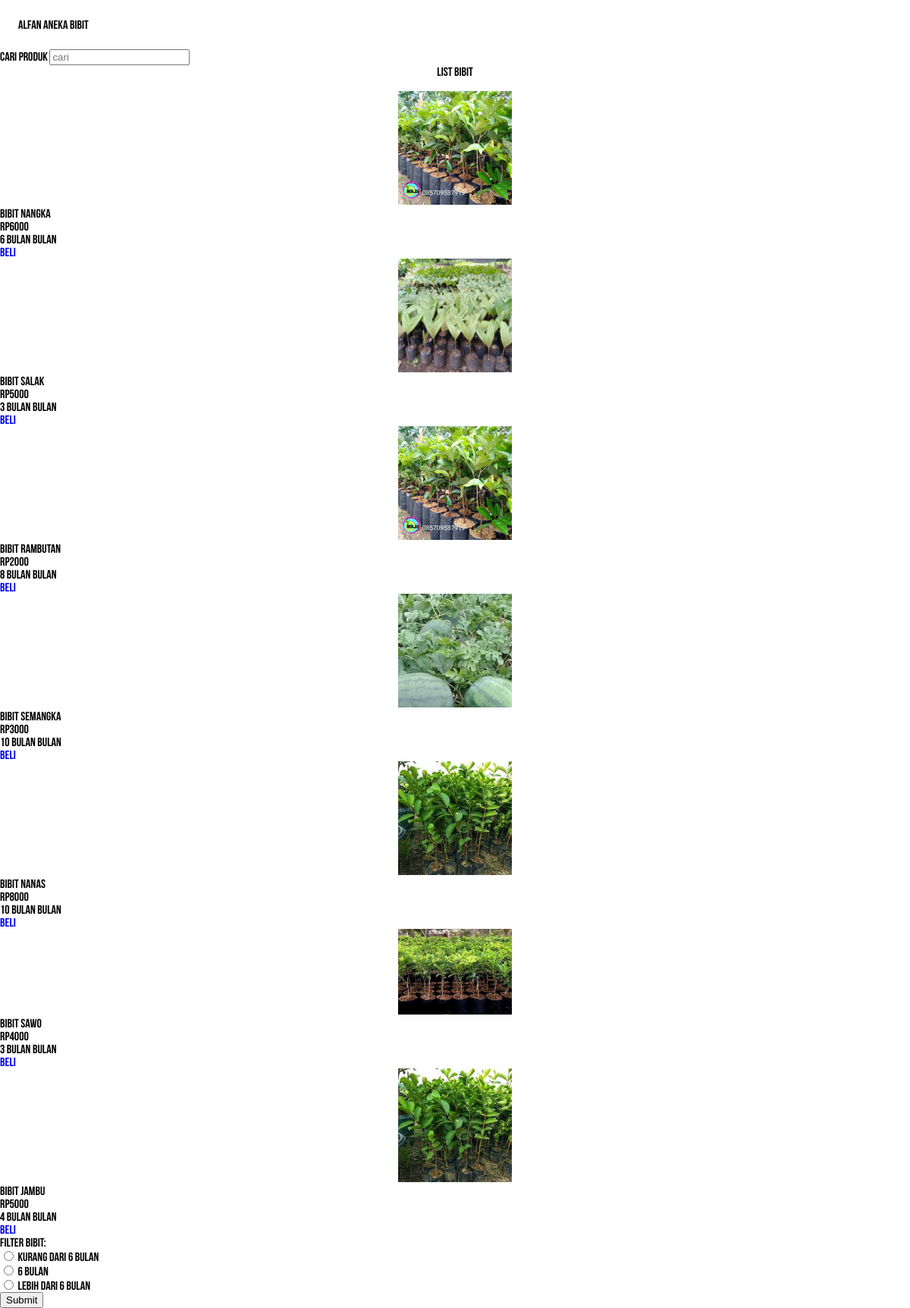
/list_bibit2.php, run on an earlier commit of the app's database.
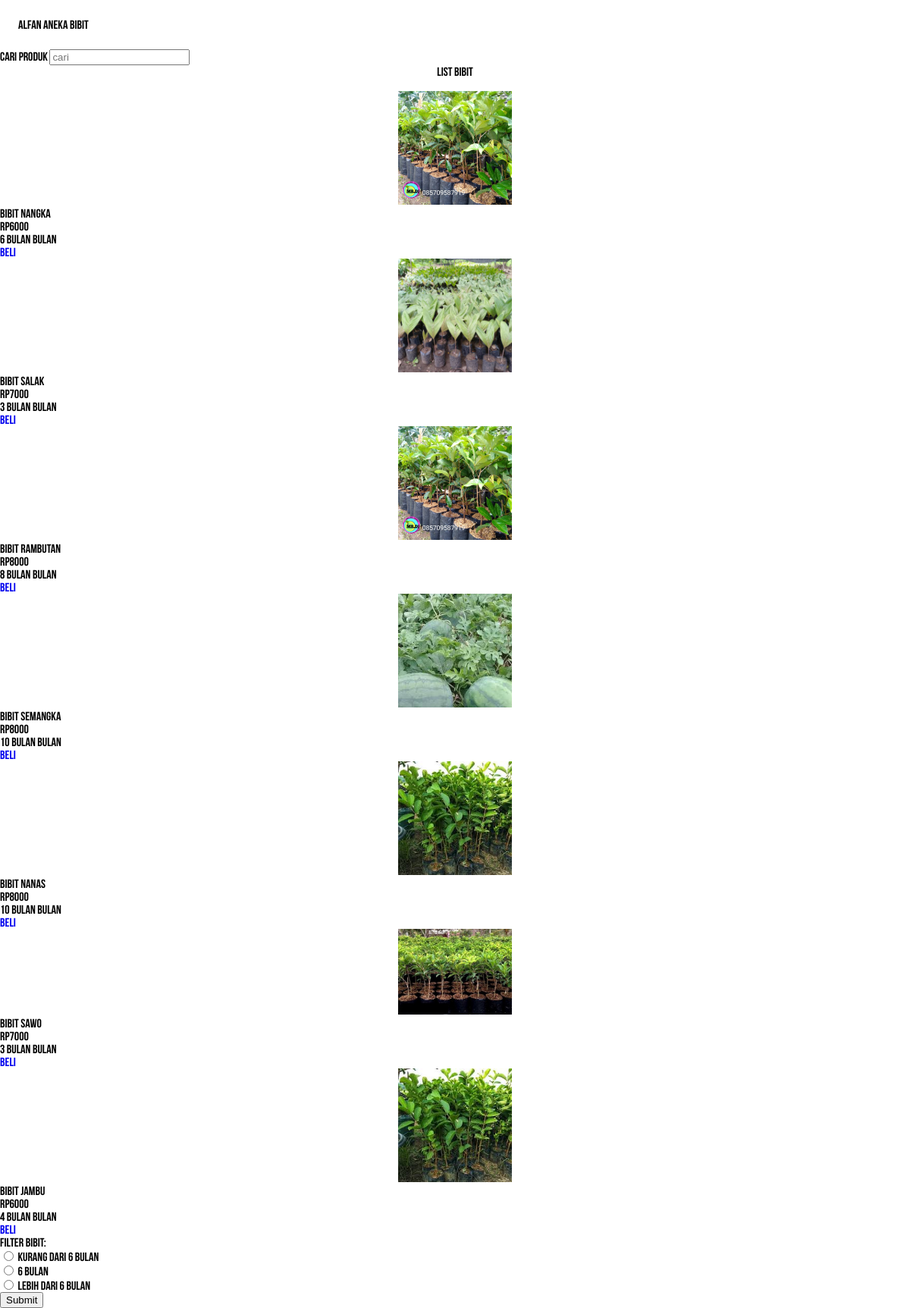
And on a later commit of the database.
### tables this page shows
CREATE TABLE `barang` (
  `idbarang` int(11) NOT NULL,
  `nama_barang` varchar(45) DEFAULT NULL,
  `jenis_barang` varchar(45) DEFAULT NULL,
  `stok_barang` int(11) DEFAULT NULL,
  `umur` varchar(10) DEFAULT NULL,
  `foto_barang` varchar(100) DEFAULT NULL,
  `harga` varchar(30) NOT NULL,
  `harga_partai` int(11) NOT NULL,
  `deskripsi` text NOT NULL,
  `tgldibuat` timestamp NOT NULL DEFAULT current_timestamp()
);

### list_bibit2.php (the view, shortened to what this page needs)
<!DOCTYPE html>
<html lang="en">
<head>
    <link rel="stylesheet" type="text/css" href="style.css">
</head>
<body>
    <div class="header">
    <h1>Alfan Aneka Bibit</h1>
    </div>
<form method="get" action="">
    <label for="cari">Cari Produk</label>
    <input type="text" name="cari" placeholder="cari">
</form>
<div class="judul">
<center><h2> List Bibit </h2></center>
</div>
<br>
<?php
include "koneksi.php";
$query_mysqli = mysqli_query($koneksi,"SELECT * from barang");
while ($data = mysqli_fetch_array($query_mysqli)){
    ?>
<div class="col-md-3">
<div class="list-produk">
<div class="card">
    <center>
    <img src="foto_brg/<?php echo $data['foto_barang']; ?>" width="150px"></center>
    <div class="card-body">
    <p><?php echo $data['nama_barang']; ?></p>
    <p>Rp<?php echo $data['harga']; ?></p>
    <p><?php echo $data['umur']; ?> Bulan</p>
    <a href="default.asp" target="_blank">Beli</a>
</div>
</div>
</div>
</div>
<?php } ?>
<form method="get" action="">
  <p>Filter Bibit:</p>
  <input type="radio"  name="umur" value="-1">
  <label > kurang dari 6 Bulan</label><br>
  <input type="radio"  name="umur" value="0">
  <label >6 Bulan</label><br>
  <input type="radio"  name="umur" value="1">
  <label >lebih dari 6 Bulan</label><br>
  <input type="submit" name="button" value="Submit"/>
</form>
</body>
</html>

What changed in the data, as far as the page shows it:
changed barang "Bibit salak": harga "5000" → "7000"
changed barang "Bibit Rambutan": harga "2000" → "8000"
changed barang "Bibit semangka": harga "3000" → "8000"
changed barang "Bibit sawo": harga "4000" → "7000"
changed barang "bibit jambu": harga "5000" → "6000"
